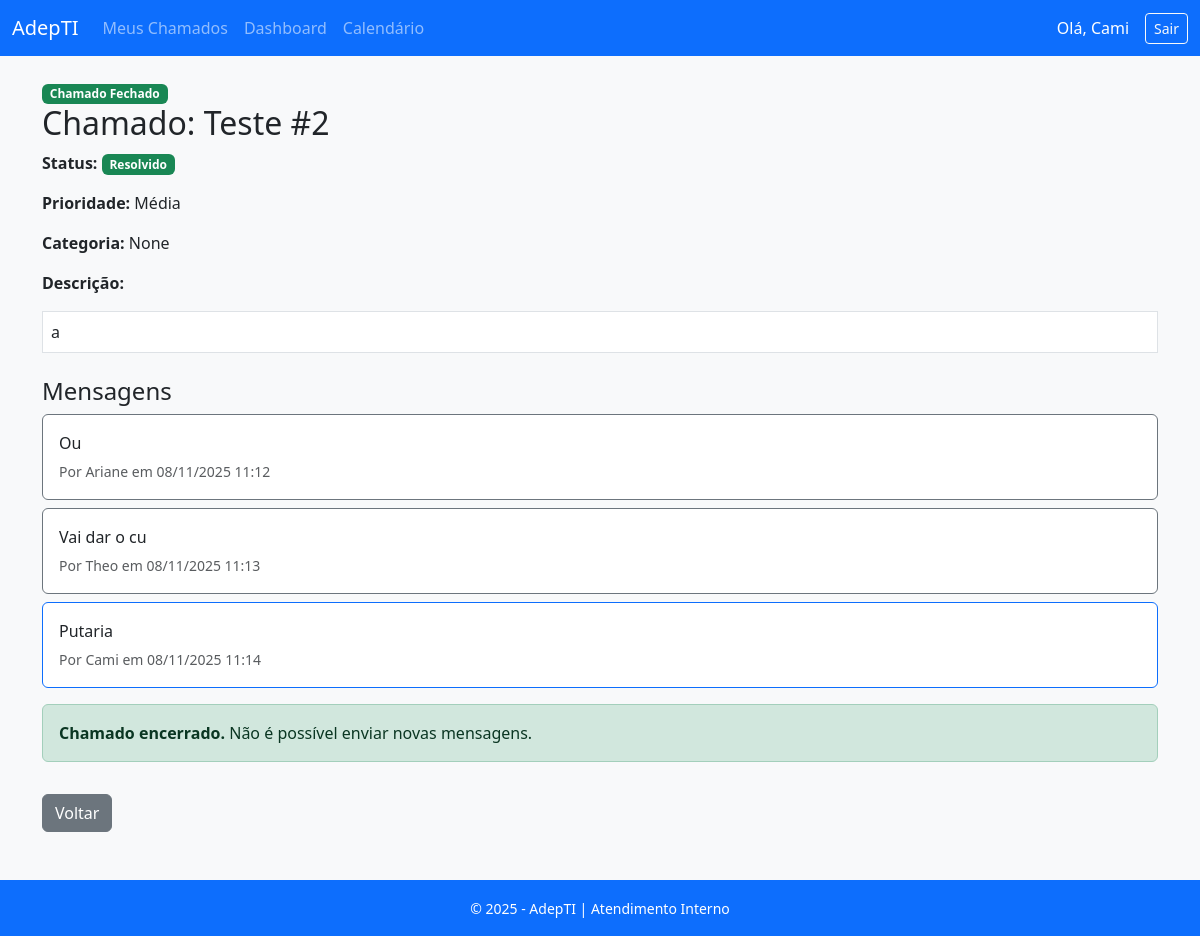
The app's page /chamado/2/ (signed in), older data.
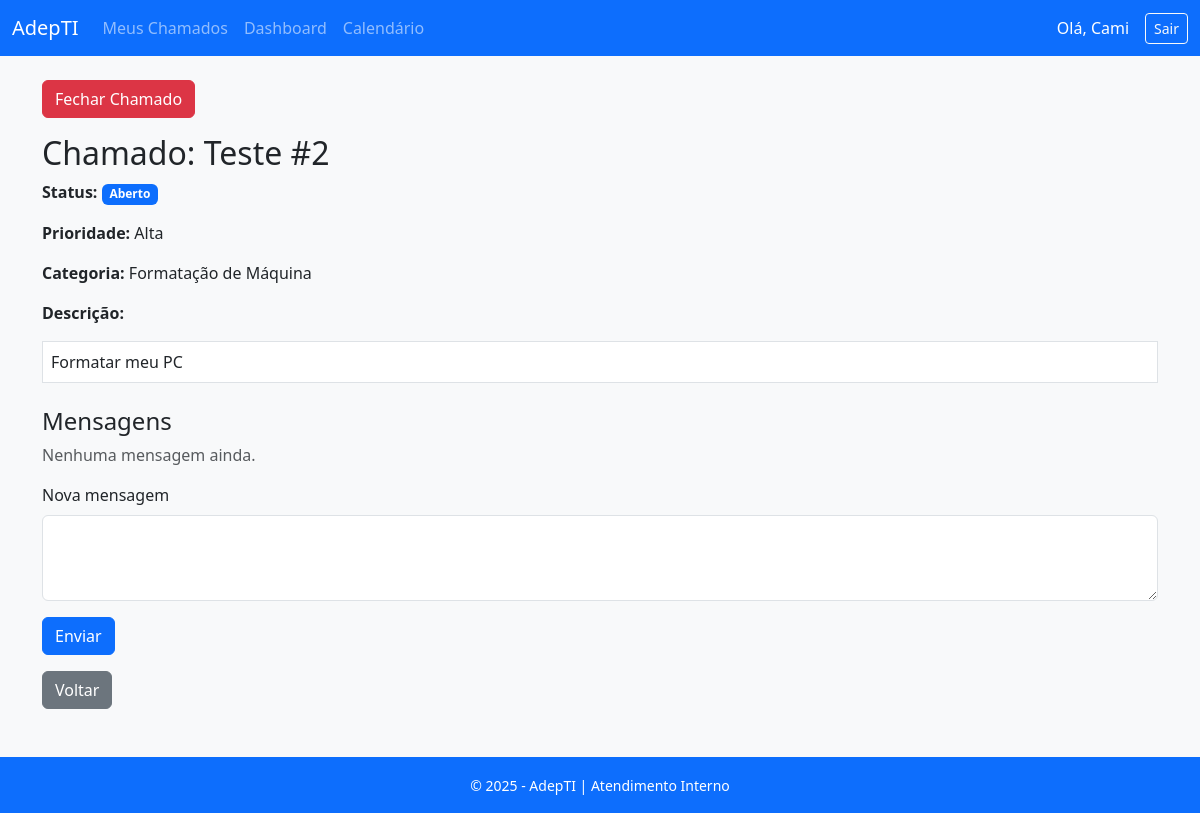
The same page, newer data.
### atendimento/models.py (models this page shows, shortened)
class Usuario(AbstractUser):
    TIPOS_USUARIO = (('administrativo', 'Administrativo'), ('atendente', 'Atendente'), ('cliente', 'Cliente'),)
    tipo = models.CharField(max_length=20, choices=TIPOS_USUARIO, default='cliente', verbose_name='Tipo de Usuário')
    categoria = models.ForeignKey(Categoria, on_delete=models.SET_NULL, null=True, blank=True)

class Chamado(models.Model):
    titulo = models.CharField(max_length=200)
    descricao = models.TextField()
    usuario = models.ForeignKey(settings.AUTH_USER_MODEL, on_delete=models.CASCADE, related_name='chamados')
    categoria = models.ForeignKey(Categoria, on_delete=models.SET_NULL, null=True, blank=True)
    prioridade = models.CharField(max_length=10, choices=(('baixa', 'Baixa'), ('media', 'Média'), ('alta', 'Alta')))
    status = models.CharField(max_length=20, choices=(('aberto', 'Aberto'), ('andamento', 'Em andamento'), ('resolvido', 'Resolvido')), default='aberto')
    data_abertura = models.DateTimeField(auto_now_add=True)
    data_atualizacao = models.DateTimeField(auto_now=True)

class Mensagem(models.Model):
    chamado = models.ForeignKey(Chamado, on_delete=models.CASCADE, related_name='mensagens')
    autor = models.ForeignKey(settings.AUTH_USER_MODEL, on_delete=models.CASCADE)
    texto = models.TextField()
    data_envio = models.DateTimeField(auto_now_add=True)

class Categoria(models.Model):
    nome = models.CharField(max_length=100)
    def __str__(self):
        return self.nome

### atendimento/views.py (the view, shortened to what this page needs)
# urls.py: path('chamado/<int:id>/', views.chamado_detalhes, name='chamado_detalhes'),
@login_required
def chamado_detalhes(request, id):
    chamado = get_object_or_404(Chamado, id=id)
    user = request.user
    if user.tipo == 'cliente' and chamado.usuario != user:
        messages.error(request, "Você não tem permissão para ver este chamado.")
        return redirect('index')
    mensagens = chamado.mensagens.order_by('data_envio')
    return render(request, 'atendimento/chamado_detalhes.html', {
        'chamado': chamado,
        'mensagens': mensagens
    })

### atendimento/templates/atendimento/chamado_detalhes.html (shortened to what this page needs)
{% extends 'atendimento/base.html' %}
{% block content %}
{% if user.tipo == "atendente" or user.tipo == "administrativo" %}
  {% if chamado.status != "resolvido" %}
    <button id="btnMostrarForm" class="btn btn-danger mb-3">Fechar Chamado</button>
  {% else %}
    <span class="badge bg-success">Chamado Fechado</span>
  {% endif %}
{% endif %}
<h2>Chamado: {{ chamado.titulo }}</h2>
<p><strong>Status:</strong>
  {% if chamado.status == 'aberto' %}
    <span class="badge bg-primary">Aberto</span>
  {% elif chamado.status == 'andamento' %}
    <span class="badge bg-warning text-dark">Em andamento</span>
  {% elif chamado.status == 'resolvido' %}
    <span class="badge bg-success">Resolvido</span>
  {% endif %}
</p>
<p><strong>Prioridade:</strong> {{ chamado.get_prioridade_display }}</p>
<p><strong>Categoria:</strong> {{ chamado.categoria }}</p>
<p><strong>Descrição:</strong></p>
<div class="border p-2 mb-4 bg-white">{{ chamado.descricao }}</div>
<h4>Mensagens</h4>
<div id='mensagens-container' class="mb-3">
    {% for msg in mensagens %}
    <div class="card mb-2 {% if msg.autor == user %}border-primary{% else %}border-secondary{% endif %}">
        <div class="card-body">
            <p class="mb-1">{{ msg.texto }}</p>
            <small class="text-muted">
                Por {{ msg.autor.username }} em {{ msg.data_envio|date:"d/m/Y H:i" }}
            </small>
        </div>
    </div>
    {% empty %}
    <p class="text-muted">Nenhuma mensagem ainda.</p>
    {% endfor %}
</div>
{% if chamado.status != "resolvido" %}
    <form method="POST">
        <div class="mb-3">
            <label for="mensagem" class="form-label">Nova mensagem</label>
            <textarea name="mensagem" id="mensagem" class="form-control" rows="3" required></textarea>
        </div>
        <button type="submit" class="btn btn-primary">Enviar</button>
    </form>
{% else %}
    <div class="alert alert-success mt-3">
        <strong>Chamado encerrado.</strong> Não é possível enviar novas mensagens.
    </div>
{% endif %}
<a href="{% url 'index' %}" class="btn btn-secondary mt-3">Voltar</a>
{% endblock %}

### atendimento/templates/atendimento/base.html (shortened to what this page needs)
<!DOCTYPE html>
<html lang="pt-br">
<head>
    <link href="https://cdn.jsdelivr.net/npm/bootstrap@5.3.2/dist/css/bootstrap.min.css" rel="stylesheet">
</head>
<body class="bg-light">
{% if request.user.is_authenticated %}
<nav class="navbar navbar-expand-lg navbar-dark bg-primary">
    <div class="container-fluid">
        <a class="navbar-brand" href="{% url 'index' %}">AdepTI</a>
        <div class="collapse navbar-collapse" id="navbarNav">
            <ul class="navbar-nav me-auto">
                <li class="nav-item"><a class="nav-link" href="{% url 'index' %}">Meus Chamados</a></li>
                {% if request.user.tipo == 'administrativo' %}
                <li class="nav-item"><a class="nav-link" href="{% url 'dashboard' %}">Dashboard</a></li>
                {% endif %}
                {% if request.user.tipo == 'atendente' or request.user.tipo == 'administrativo' %}
                <li class="nav-item">
                    <a class="nav-link" href="{% url 'pagina_calendario' %}">
                         Calendário
                    </a>
                </li>
                {% endif %}
            </ul>
{% endif %}
            {% if user.is_authenticated %}
            <span class="navbar-text text-white me-3">Olá, {{ user.username }}</span>
            <a href="{% url 'logout' %}" class="btn btn-outline-light btn-sm">Sair</a>
            {% else %}
            <a href="{% url 'login' %}" class="btn btn-light btn-sm"></a>
            {% endif %}
        </div>
    </div>
</nav>
<div class="container mt-4">
    {% block content %}
    {% endblock %}
</div>
<footer class="bg-primary text-white text-center p-3 mt-5">
    <small>&copy; 2025 - AdepTI | Atendimento Interno</small>
</footer>
</body>
</html>

Row changes from the older to the newer data that the page shows:
removed Mensagem: texto "Ou", autor.username "Ariane", data_envio "08/11/2025 11:12"
removed Mensagem: texto "Vai dar o cu", autor.username "Theo", data_envio "08/11/2025 11:13"
removed Mensagem: texto "Putaria", autor.username "Cami", data_envio "08/11/2025 11:14"
changed Chamado "Teste #2": status "resolvido" → "aberto" (drawn); prioridade "Média" → "Alta"; categoria "None" → "Formatação de Máquina"; descricao "a" → "Formatar meu PC"
Text that changed along with them:
text no longer shown: "Chamado Fechado Resolvido Chamado encerrado. Não é possível enviar novas mensagens."
text now shown: "Fechar Chamado Aberto Nenhuma mensagem ainda. Nova mensagem Enviar"
